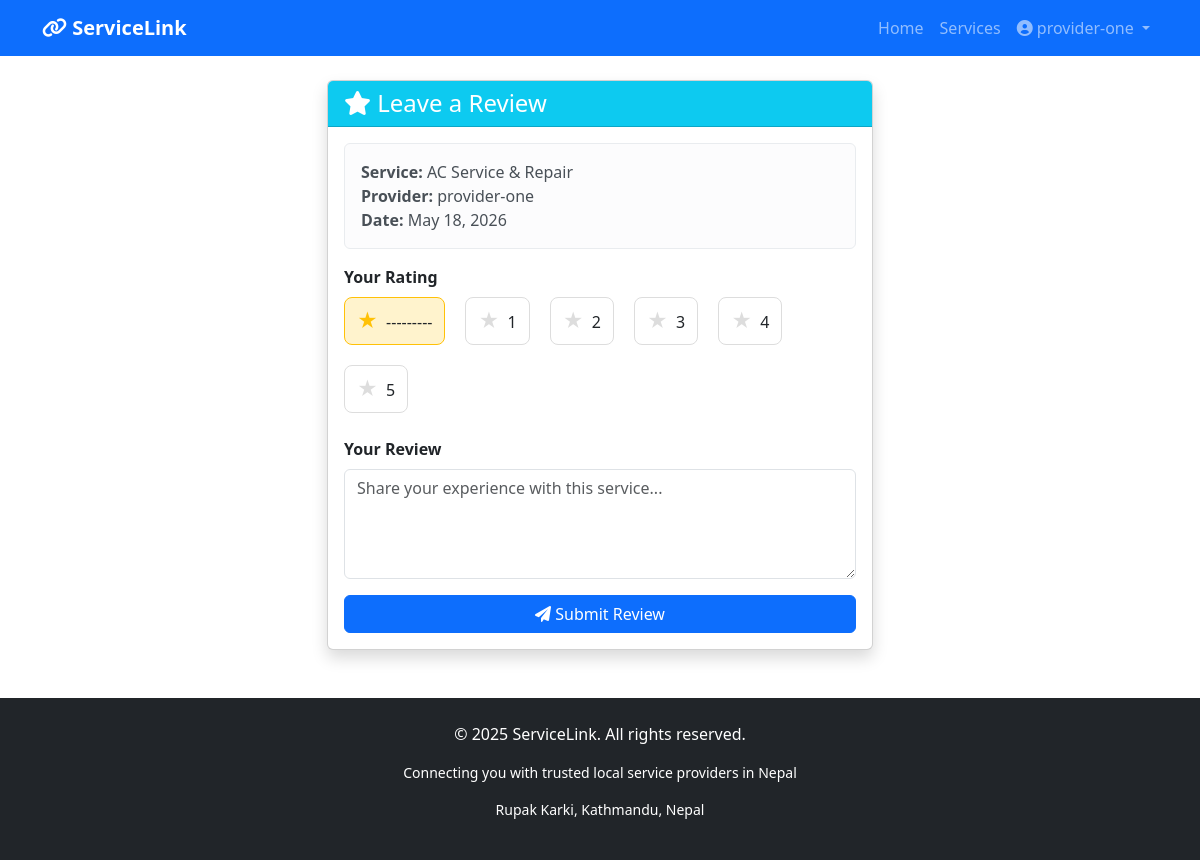
The page /services/review/11/ (signed in) on the database its author committed.
### services/models.py (models this page shows, shortened)
class Booking(models.Model):
    STATUS_CHOICES = [
        ('pending', 'Pending'),
        ('confirmed', 'Confirmed'),
        ('completed', 'Completed'),
        ('cancelled', 'Cancelled'),
    ]
    service = models.ForeignKey(Service, on_delete=models.CASCADE, related_name='bookings')
    customer = models.ForeignKey(User, on_delete=models.CASCADE, related_name='bookings')
    booking_date = models.DateTimeField()
    special_requests = models.TextField(blank=True)
    status = models.CharField(max_length=20, choices=STATUS_CHOICES, default='pending')
    created_at = models.DateTimeField(auto_now_add=True)
    updated_at = models.DateTimeField(auto_now=True)
    class Meta:
        ordering = ['-created_at']

class Service(models.Model):
    title = models.CharField(max_length=200)
    description = models.TextField()
    price = models.DecimalField(max_digits=10, decimal_places=2)
    category = models.ForeignKey(Category, on_delete=models.CASCADE)
    provider = models.ForeignKey(User, on_delete=models.CASCADE, related_name='services')
    image = models.ImageField(upload_to='services/', blank=True, null=True)
    location = models.CharField(max_length=200, blank=True)
    is_available = models.BooleanField(default=True)
    created_at = models.DateTimeField(auto_now_add=True)

### services/views.py (the view)
# urls.py: path('review/<int:booking_id>/', views.leave_review, name='leave_review'),
@login_required
def leave_review(request, booking_id):
    booking = get_object_or_404(Booking, pk=booking_id, customer=request.user)
    if booking.status != 'completed':
        messages.error(request, 'You can only review completed services.')
        return redirect('my_bookings')
    if hasattr(booking, 'review'):
        messages.error(request, 'You have already reviewed this service.')
        return redirect('my_bookings')
    if request.method == 'POST':
        form = ReviewForm(request.POST)
        if form.is_valid():
            review = form.save(commit=False)
            review.booking = booking
            review.save()
            service = booking.service
            reviews = Review.objects.filter(booking__service=service)
            avg_rating = sum(r.rating for r in reviews) / reviews.count()
            messages.success(request, 'Thank you for your review!')
            return redirect('my_bookings')
    else:
        form = ReviewForm()
    return render(request, 'services/leave_review.html', {
        'form': form,
        'booking': booking
    })

### services/forms.py
class ReviewForm(forms.ModelForm):
    class Meta:
        model = Review
        fields = ['rating', 'comment']
        widgets = {
            'rating': forms.RadioSelect(choices=[(i, f'{i} Star{"s" if i > 1 else ""}') for i in range(1, 6)]),
            'comment': forms.Textarea(attrs={
                'class': 'form-control',
                'rows': 4,
                'placeholder': 'Share your experience with this service...'
            }),
        }
        labels = {
            'rating': 'Your Rating',
            'comment': 'Your Review'
        }

### services/templates/services/leave_review.html (shortened to what this page needs)
{% extends 'base.html' %}
{% block content %}
<div class="container mt-4 mb-5">
    <div class="row justify-content-center">
        <div class="col-md-6">
            <div class="card shadow">
                <div class="card-header bg-info text-white">
                    <h4 class="mb-0"><i class="fas fa-star"></i> Leave a Review</h4>
                </div>
                <div class="card-body">
                    <div class="alert alert-light">
                        <strong>Service:</strong> {{ booking.service.title }}<br>
                        <strong>Provider:</strong> {{ booking.service.provider.username }}<br>
                        <strong>Date:</strong> {{ booking.booking_date|date:"F j, Y" }}
                    </div>
                    <form method="post">
                        <div class="mb-4">
                            <label class="form-label fw-bold">Your Rating</label>
                            <div class="rating-input">
                                {% for radio in form.rating %}
                                    <label class="rating-option">
                                        <span class="star">★</span>
                                        <span class="ms-1">{{ radio.choice_label }}</span>
                                    </label>
                                {% endfor %}
                            </div>
                        </div>
                        <div class="mb-3">
                            <label for="{{ form.comment.id_for_label }}" class="form-label fw-bold">
                                Your Review
                            </label>
                            {{ form.comment }}
                        </div>
                        <button type="submit" class="btn btn-primary w-100">
                            <i class="fas fa-paper-plane"></i> Submit Review
                        </button>
                    </form>
                </div>
            </div>
        </div>
    </div>
</div>
{% endblock %}

### templates/base.html (shortened to what this page needs)
<!DOCTYPE html>
<html lang="en">
<head>
    <link href="https://cdn.jsdelivr.net/npm/bootstrap@5.3.0/dist/css/bootstrap.min.css" rel="stylesheet">
    <link rel="stylesheet" href="https://cdnjs.cloudflare.com/ajax/libs/font-awesome/6.0.0/css/all.min.css">
</head>
<body>
    <nav class="navbar navbar-expand-lg navbar-dark bg-primary">
        <div class="container">
            <a class="navbar-brand fw-bold" href="/">
                <i class="fas fa-link"></i> ServiceLink
            </a>
            <div class="collapse navbar-collapse" id="navbarNav">
                <ul class="navbar-nav ms-auto">
                    <li class="nav-item">
                        <a class="nav-link" href="/">Home</a>
                    </li>
                    <li class="nav-item">
                        <a class="nav-link" href="/services/">Services</a>
                    </li>
                    {% if user.is_authenticated %}
                        <li class="nav-item dropdown">
                            <a class="nav-link dropdown-toggle" href="#" id="navbarDropdown" role="button" data-bs-toggle="dropdown">
                                <i class="fas fa-user-circle"></i> {{ user.username }}
                            </a>
                        </li>
                    {% endif %}
                </ul>
            </div>
        </div>
    </nav>
    {% block content %}
    {% endblock %}
    <footer class="bg-dark text-white mt-5 py-4">
        <div class="container text-center">
            <p>&copy; 2025 ServiceLink. All rights reserved.</p>
            <p class="small">Connecting you with trusted local service providers in Nepal</p>
            <p class="small">Rupak Karki, Kathmandu, Nepal</p>
        </div>
    </footer>
</body>
</html>

### templates/base.html (style rules this page uses)
footer { margin-top: 50px; }

### services/templates/services/leave_review.html (style rules this page uses)
.rating-input { display: flex; gap: 20px; flex-wrap: wrap; }
.rating-option { cursor: pointer; padding: 8px 12px; border: 1px solid #ddd; border-radius: 8px; transition: all 0.2s; }
.rating-option .star { color: #ddd; font-size: 20px; }
.rating-option:has(input:checked) { background-color: #fff3cd; border-color: #ffc107; }
.rating-option:has(input:checked) .star { color: #ffc107; }

### rows shown on the page
Booking: service "AC Service & Repair", service.provider.username "provider-one", booking_date "May 18, 2026"

### other values the page prints
{{ user.username }} "provider-one"
{{ radio.choice_label }} "---------" "1" "2" "3" "4" "5"
